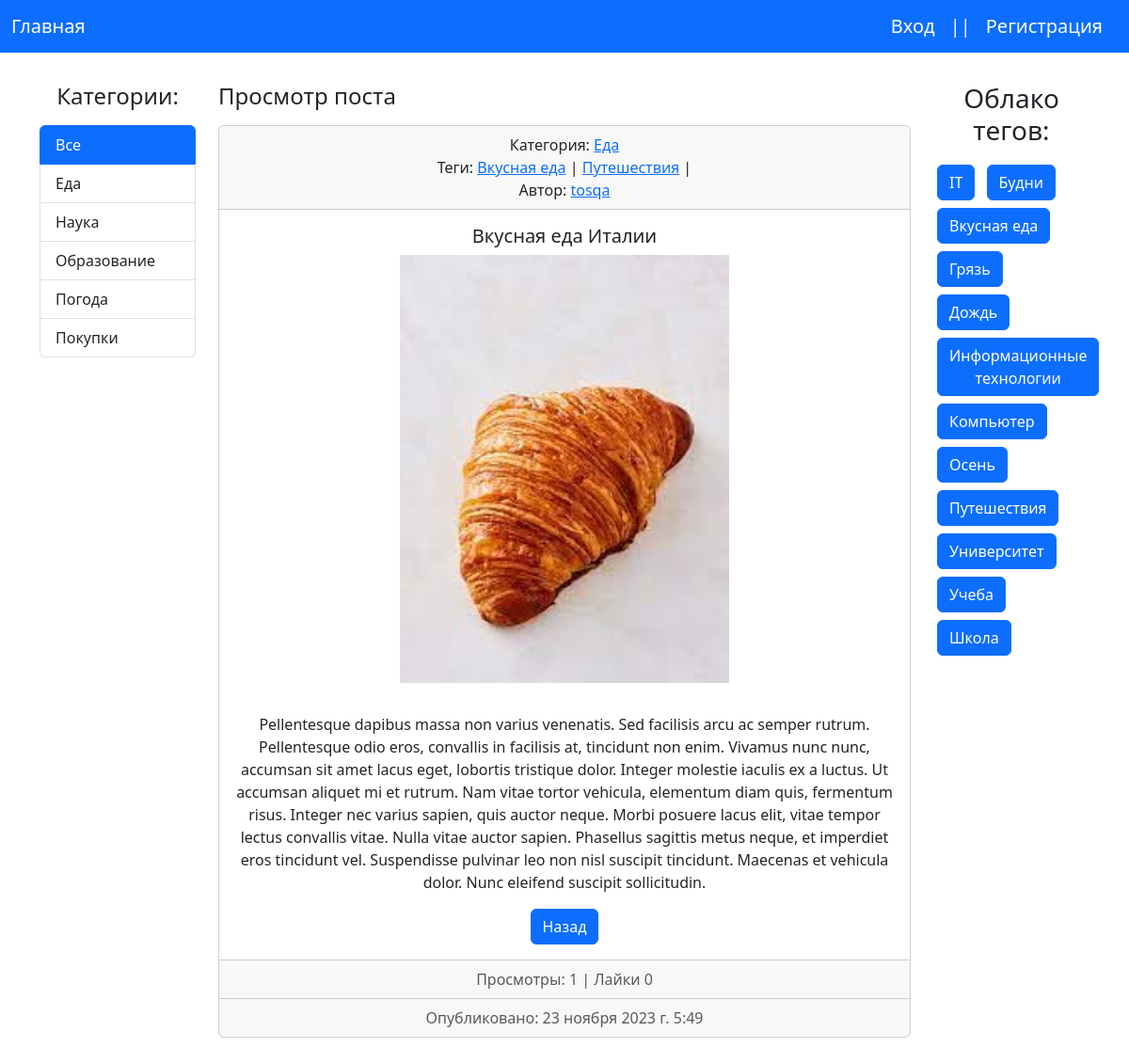
The page /post/vkusnaya-eda-italii/ on the database its author committed.
### blog/models.py (models this page shows, shortened)
class Category(models.Model):
    title = models.CharField(max_length=128, verbose_name='Название')
    slug = models.SlugField(max_length=128, unique=True, verbose_name='URL')
    def get_absolute_url(self):
        return reverse(viewname='category', kwargs={'category_slug': self.slug})
    def __str__(self):
        return self.title
    class Meta:
        verbose_name = 'Категория'
        verbose_name_plural = 'Категории'
        ordering = ['title']

class Post(models.Model):
    title = models.CharField(max_length=128, verbose_name='Название')
    slug = models.SlugField(max_length=128, unique=True, verbose_name='URL')
    content = models.TextField(blank=True, verbose_name='Контент')
    image = models.ImageField(upload_to='photos/%Y/%m/%d/', null=True, blank=True, verbose_name='Изображение')
    author = models.ForeignKey(User, related_name='post_author', on_delete=models.PROTECT, verbose_name='Автор')
    created_at = models.DateTimeField(auto_now_add=True, verbose_name='Создано')
    category = models.ForeignKey(Category, on_delete=models.PROTECT, related_name='posts', verbose_name='Категория')
    tags = models.ManyToManyField(Tag, related_name='posts', blank=True)
    comments = models.ManyToManyField(Comment, blank=True, related_name='post_comment')
    likes = models.PositiveIntegerField(default=0, verbose_name='Лайки')
    views = models.PositiveIntegerField(default=0, verbose_name='Просмотры')
    is_published = models.BooleanField(default=True, verbose_name='Опубликовано')
    def save(self, *args, **kwargs):
        if not self.slug:
            self.slug = slugify(self.title)
        super().save(*args, **kwargs)
    class Meta:
        verbose_name = 'Пост'
        verbose_name_plural = 'Посты'
        ordering = ['title']

class Tag(models.Model):
    title = models.CharField(max_length=128, verbose_name='Название')
    slug = models.SlugField(max_length=128, unique=True, verbose_name='URL')
    def get_absolute_url(self):
        return reverse(viewname='tag', kwargs={'tag_slug': self.slug})
    class Meta:
        verbose_name = 'Тег'
        verbose_name_plural = 'Теги'
        ordering = ['title']

### blog/views.py (the view)
# urls.py: path("post/<str:slug>/", PostDetail.as_view(), name='post'),
class PostDetail(DetailView):
    model = Post
    template_name = 'blog/post_detail.html'
    context_object_name = 'post'
    slug_field = 'slug'
    def get_context_data(self, **kwargs):
        context = super().get_context_data(**kwargs)
        context['title'] = 'Пост'
        return context
    def get_object(self, queryset=None):
        obj = super().get_object(queryset=queryset)
        obj.views += 1
        obj.save()
        return obj

### blog/templatetags/blog_tags.py (called while the page is built)
@register.inclusion_tag(filename='blog/list_categories.html')
def show_categories(category_selected_slug=None):
    categories = Category.objects.all()
    context = {
        'categories': categories,
    }
    if category_selected_slug is None:
        context['is_home_page'] = True
    else:
        context['category_selected_slug'] = category_selected_slug
    return context

@register.inclusion_tag(filename='blog/list_tags.html')
def show_tags():
    tags = Tag.objects.all()
    return {'tags': tags}

### blog/templates/blog/post_detail.html (shortened to what this page needs)
{%extends 'base.html'%}
{%load blog_tags%}
{%block CATEGORIES%}
{%show_categories%}
{%endblock%}
{%block TAGS%}
{%show_tags%}
{%endblock%}
{%block CONTENT%}
<h4 class="mb-3">Просмотр поста</h4>
<div class="card text-center mb-5">
    <div class="card-header">
        Категория:
        <a href="{{post.category.get_absolute_url}}">{{post.category}}</a>
        <br>
        Теги:
        {%for tag in post.tags.all%}
        <a href="{{tag.get_absolute_url}}">{{tag.title}}</a> |
        {%endfor%}
        <br>
        Автор:
        <a href="{{tag.get_absolute_url}}">{{post.author.username}}</a>
    </div>
    <div class="card-body">
        <h5 class="card-title">{{post.title}}</h5>
        {%if post.image%}
        <img src="{{post.image.url}}" atl="pic" width="350" class="mr-3 mb-3">
        {%else%}
        <img src="/static/photos/no_image.jpg" alt="no-image"
             widht="400" class="mr-3 mb-3">
        {%endif%}
        <p class="card-text">{{post.content|safe|linebreaks}}</p>
        <a onclick="javascript:history.back(); return false;" class="btn btn-primary">Назад</a>
    </div>
    <div class="card-footer text-body-secondary">
        Просмотры: {{post.views}} | Лайки {{post.likes}}
    </div>
    <div class="card-footer text-body-secondary">
        Опубликовано: {{post.created_at}}
    </div>
</div>
{%endblock%}

### blog/templates/blog/list_categories.html
<h4 class="mb-3 text-center">Категории:</h4>
<div class="list-group">
    {%if is_home_page%}
    <a href="{%url 'home'%}" class="list-group-item list-group-item-action active" aria-current="true">Все</a>
    {%else%}
    <a href="{%url 'home'%}" class="list-group-item list-group-item-action ">Все</a>
    {%endif%}
    {%for category in categories%}
    {%if category.slug == category_selected_slug%}
    <a href="{{category.get_absolute_url}}" class="list-group-item list-group-item-action active" aria-current="true">{{category.title}}</a>
    {%else%}
    <a href="{{category.get_absolute_url}}" class="list-group-item list-group-item-action ">{{category.title}}</a>
    {%endif%}
    {%endfor%}
</div>

### blog/templates/blog/list_tags.html
<h3 class="mb-3 text-center">Облако тегов:</h3>
{%for tag in tags%}
<a class="btn btn-primary m-1" href="{{tag.get_absolute_url}}" role="button">{{tag.title}}</a>
{%endfor%}

### rows shown on the page
Category: title "Еда"
Category: title "Наука"
Category: title "Образование"
Category: title "Погода"
Category: title "Покупки"
Post: category "Еда", author.username "tosqa", title "Вкусная еда Италии", image (picture), content "Pellentesque dapibus massa non varius venenatis. Sed facilisis arcu ac semper rutrum. Pellentesque odio eros, convallis in facilisis at, tincidunt non enim. Vivamus nunc nunc, accumsan sit amet lacus eget, lobortis tristique dolor. Integer molestie iaculis ex a luctus. Ut accumsan aliquet mi et rutrum. Nam vitae tortor vehicula, elementum diam quis, fermentum risus. Integer nec varius sapien, quis auctor neque. Morbi posuere lacus elit, vitae tempor lectus convallis vitae. Nulla vitae auctor sapien. Phasellus sagittis metus neque, et imperdiet eros tincidunt vel. Suspendisse pulvinar leo non nisl suscipit tincidunt. Maecenas et vehicula dolor. Nunc eleifend suscipit sollicitudin.", views "1", likes "0", created_at "23 ноября 2023 г. 5:49"
Tag: title "Вкусная еда"
Tag: title "Путешествия"
Tag: title "IT"
Tag: title "Будни"
Tag: title "Грязь"
Tag: title "Дождь"
Tag: title "Информационные технологии"
Tag: title "Компьютер"
Tag: title "Осень"
Tag: title "Университет"
Tag: title "Учеба"
Tag: title "Школа"
